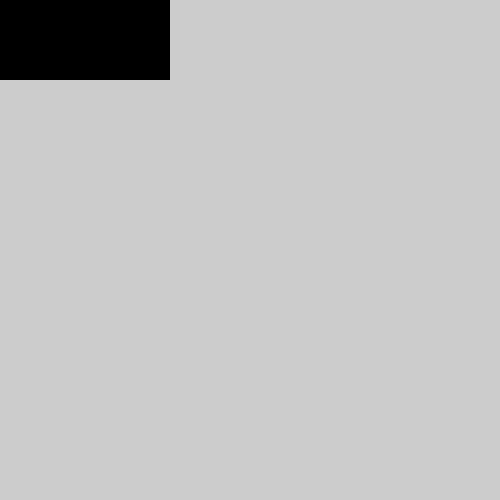
Frame 1 (no input)
Frame 60 (the mouse pressed at the canvas centre just before this capture): identical to frame 1, image omitted
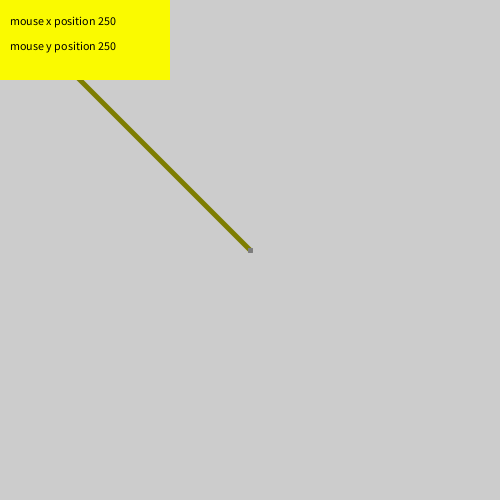
Frame 120 (the mouse held since frame 60 and released just before this capture)

The Processing sketch that drew these frames (run headless with seeded random() and noise(); from frame 60 on, the mouse is pressed at the canvas centre):

// Processing sketch: drawingProgramStarter
// ── drawingProgramStarter.pde


void setup()
{
  size(500,500);
  
} // end setup

void draw()
{ 
  noStroke();
  fill(mouseY, mouseX, 0);
  rect(0, 0, 170, 80);
  fill(0);
  text( "mouse x position " + mouseX, 10, 25);
  text( "mouse y position " + mouseY, 10, 50);
  stroke(mouseX/2,mouseY/2,pmouseX/2);
  //ellipse(mouseX, mouseY, 10, 10 );
  // draw a line from prevX to current X and same for y
  strokeWeight(5);
  line(pmouseX,pmouseY,mouseX,mouseY);

} // end draw
